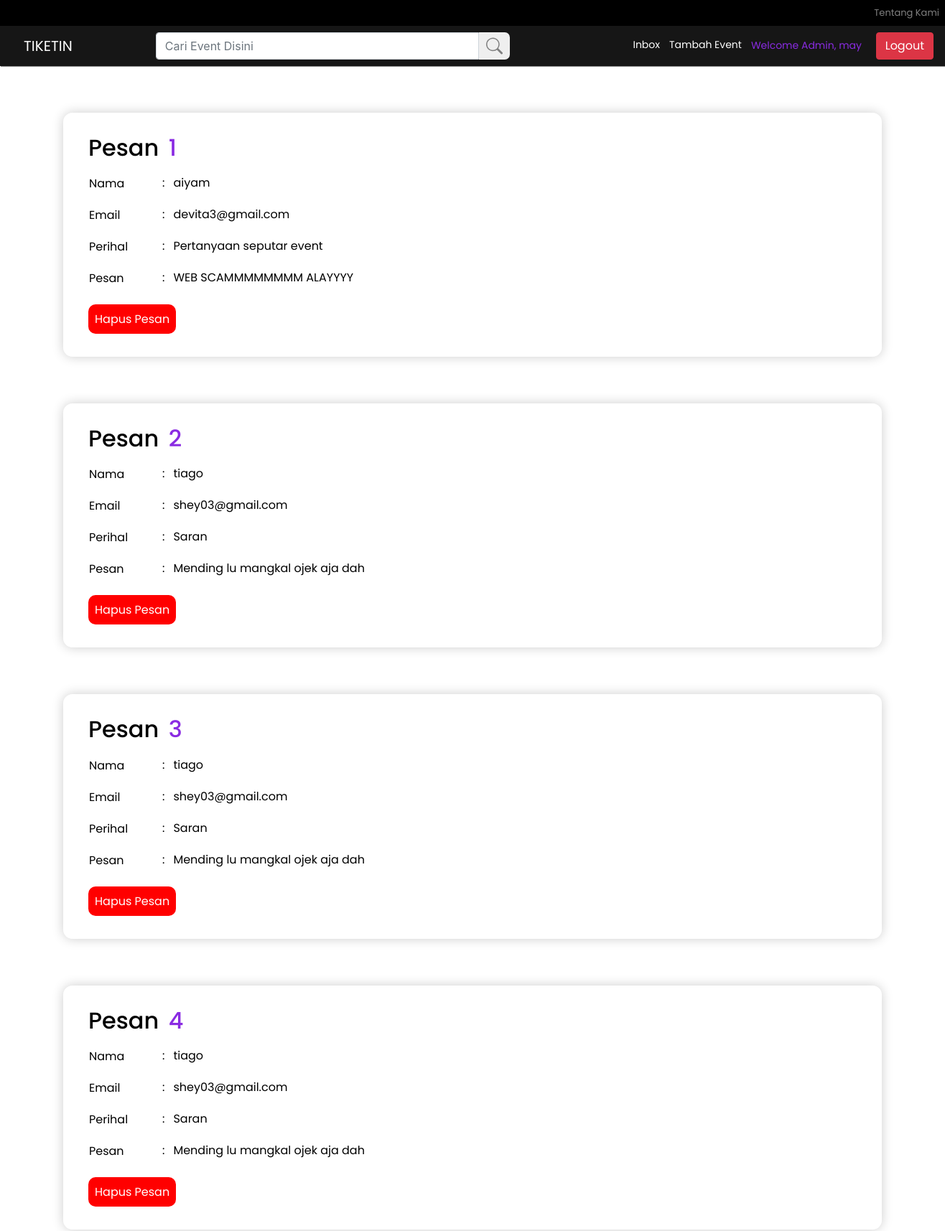
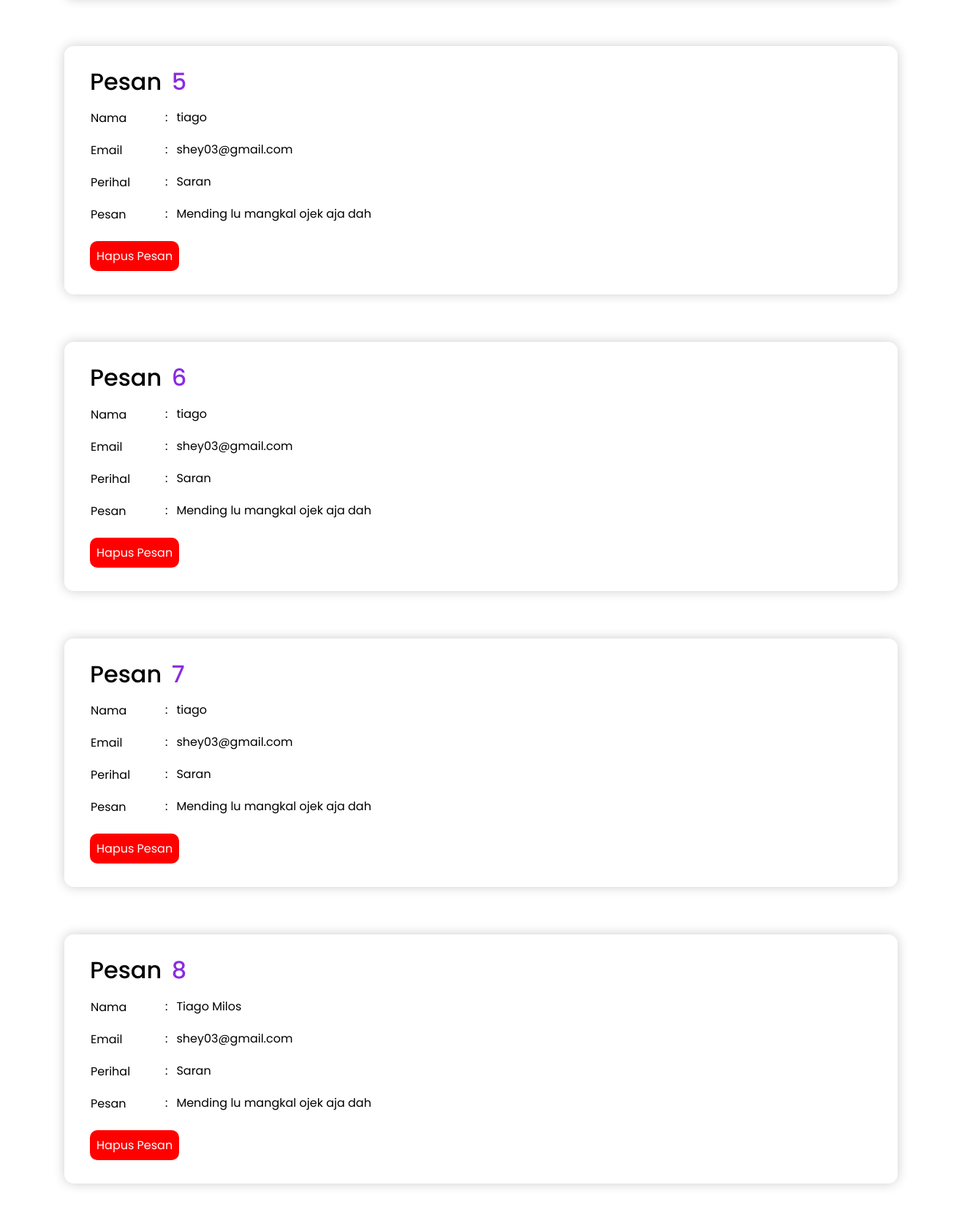
The app's page /inboxadmin.php (signed in, upper part) with its own data (2 pictures, top to bottom).
### tables this page shows
CREATE TABLE `contactus` (
  `id` int(11) NOT NULL,
  `nama` varchar(30) NOT NULL,
  `email` varchar(40) NOT NULL,
  `perihal` varchar(30) NOT NULL,
  `pesan` varchar(500) NOT NULL
);

### inboxadmin.php (the view, shortened to what this page needs)
<!doctype html>
<html lang="en">
<head>
    <link rel="stylesheet" href="style.css">
    <link rel="stylesheet" href="https://cdn.jsdelivr.net/npm/bootstrap@4.6.2/dist/css/bootstrap.min.css">
</head>
<body>
    <nav class="navbar navbar-expand-lg navbar-dark" style="background-color: black; padding: 0px;">
        <div class="collapse navbar-collapse" id="navbarNavAltMarkup">
            <div class="navbar-nav ml-auto " style="font-family: Poppins; font-size:13px; color:white;">
                <a class="nav-link" href="#aboutus">Tentang Kami</a>
            </div>
        </div>
    </nav>
    <div class="editnav">
        <nav class="navbar navbar-expand-lg navbar-dark ">
            <a class="navbar-brand" href="homesessionadmin.php" style="color:white ; font-family:Poppins;">TIKETIN</a>
            <div class="collapse navbar-collapse" id="navbarNavAltMarkup">
                <div class="navbar-nav mr-auto">
                    <li class="nav-item" style="margin-left: 100px;">
                        <form class="form-inline" action="searcheventadmin.php" method="POST">
                            <input class="form-control mr-sm-0" type="text" name="search" placeholder="Cari Event Disini" aria-label="Search" style="border-top-right-radius: 0px ; border-bottom-right-radius: 0px; margin-right: 0px; width: 450px;">
                            <button type="submit" style="border-top-right-radius: 7px; border-bottom-right-radius: 7px;
                    padding-top: 7px; padding-left: 10px; padding-right: 10px; padding-bottom: 7px; border:none; margin-left: 0px;display:flex"><svg xmlns="http://www.w3.org/2000/svg" width="23" height="24" fill="gray" class="bi bi-search" viewBox="0 0 16 16">
                                    <path d="M11.742 10.344a6.5 6.5 0 1 0-1.397 1.398h-.001c.03.04.062.078.098.115l3.85 3.85a1 1 0 0 0 1.415-1.414l-3.85-3.85a1.007 1.007 0 0 0-.115-.1zM12 6.5a5.5 5.5 0 1 1-11 0 5.5 5.5 0 0 1 11 0z" />
                                </svg></button>
                        </form>
                </div>
                <div class="navbar-nav ml-auto" style="font-family: Poppins;font-size:14px;">
                    <a href="inboxadmin.php" style="margin-right: 13px;margin-top:7px;text-decoration:none; color:white;">Inbox </a>
                    <a href="tambahevent.php" style="margin-right: 13px;margin-top:7px;text-decoration:none; color:white;">Tambah Event </a>
                    <span style="color:blueviolet;"> Welcome Admin,
                        <?php
                        echo $_SESSION['username'];
                        ?>
                        <a class="btn btn-danger" style="margin-left: 16px;" href="logout.php" role="button">Logout</a>
                    </span>
                </div>
            </div>
        </nav>
    </div>
    <section>
        <?php
        $angka = 0;
        include 'konek.php';
        $query = mysqli_query($konek, "select * from contactus");
        while ($data = mysqli_fetch_array($query)) {
            $angka = $angka + 1; ?>
            <div class="editlihattiket container" style="display: flex;">
                <div class="formleft container" style="padding-left: 20px;padding-top:10px;margin-right:10px; padding-right:0px;padding-bottom:20px;">
                    <h2>Pesan <span style="margin-left: 5px; color:blueviolet;"> <?php echo $angka; ?></span> </h2>
                    <table>
                        <tr>
                            <td>
                                <label style="margin-top:10px;width:100px;" for="inputnama">Nama</label>
                            </td>
                            <td>:</td>
                            <td> <span style="margin-left: 10px;margin-bottom: 20px;"> <?php echo $data['nama']; ?></span></td>
                        </tr>
                        <tr>
                            <td>
                                <label style="margin-top:10px;width:100px;" for="inputnama">Email</label>
                            </td>
                            <td>:</td>
                            <td> <span style="margin-left: 10px;margin-bottom: 20px;"><?php echo $data['email']; ?></span></td>
                        </tr>
                        <tr>
                            <td>
                                <label style="margin-top:10px;width:100px;" for="inputperihal">Perihal </label>
                            </td>
                            <td>:</td>
                            <td> <span style="margin-left: 10px;margin-bottom: 20px;"> <?php echo $data['perihal']; ?></span></td>
                        </tr>
                        <tr>
                            <td>
                                <label style=" margin-top:10px;width:100px;" for="inputjumlah">Pesan</label>
                            </td>
                            <td>:</td>
                            <td> <span style="margin-left: 10px;margin-bottom: 20px; width :100px;margin-right:20px;"><?php echo $data['pesan']; ?> </span></td>
                        </tr>
                    </table>
                    <br>
                    <a href=hapusinboxadmin.php?id=<?php echo $data['id']; ?> style="text-decoration:none;padding:9px; font-size:16px;margin-left: 0px; background-color: red ; border-style:none; font-family: Poppins; color:white;border-radius:10px;">Hapus Pesan</a>
                </div>
            </div>
        <?php } ?>
    </section>
</body>
</html>

### style.css (style rules this page uses)
.navbar { background-color: rgb(22, 22, 22); }
.editnav { background-color: rgb(0, 0, 0); box-shadow: 1px 1px gray; }
.editlihattiket { margin-top: 65px; margin-left: 208px; margin-right:234px; padding: 20px; border-radius: 13px; font-family: Poppins; color: rgb(0, 0, 0); background-color: rgba(255, 255, 255, .15); backdrop-filter: blur(5px); box-shadow: 0 0 1rem 0 rgba(0, 0, 0, .2); }

### records on screen
contactus: nama "aiyam", email "devita3@gmail.com", perihal "Pertanyaan seputar event", pesan "WEB SCAMMMMMMMM ALAYYYY"
contactus: nama "tiago", email "shey03@gmail.com", perihal "Saran", pesan "Mending lu mangkal ojek aja dah"
contactus: nama "tiago", email "shey03@gmail.com", perihal "Saran", pesan "Mending lu mangkal ojek aja dah"
contactus: nama "tiago", email "shey03@gmail.com", perihal "Saran", pesan "Mending lu mangkal ojek aja dah"
contactus: nama "tiago", email "shey03@gmail.com", perihal "Saran", pesan "Mending lu mangkal ojek aja dah"
contactus: nama "tiago", email "shey03@gmail.com", perihal "Saran", pesan "Mending lu mangkal ojek aja dah"
contactus: nama "tiago", email "shey03@gmail.com", perihal "Saran", pesan "Mending lu mangkal ojek aja dah"
contactus: nama "Tiago Milos", email "shey03@gmail.com", perihal "Saran", pesan "Mending lu mangkal ojek aja dah"

### other values on screen
$_SESSION['username'] "may"
